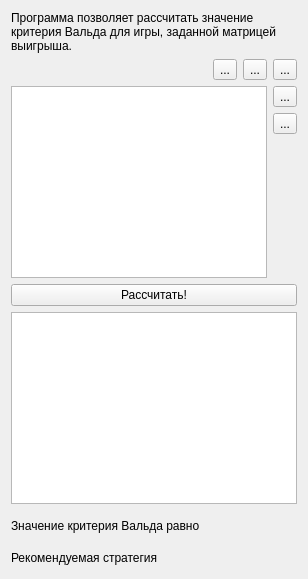
      <widget class="QWidget" name="tab_6">
       <attribute name="title">
        <string>Критерий Вальда</string>
       </attribute>
       <layout class="QVBoxLayout" name="verticalLayout_9">
        <item>
         <widget class="QLabel" name="label_10">
          <property name="text">
           <string>&lt;html&gt;&lt;head/&gt;&lt;body&gt;&lt;p&gt;Программа позволяет рассчитать значение критерия Вальда для игры, заданной матрицей выигрыша.&lt;/p&gt;&lt;/body&gt;&lt;/html&gt;</string>
          </property>
          <property name="wordWrap">
           <bool>true</bool>
          </property>
         </widget>
        </item>
        <item>
         <layout class="QGridLayout" name="gridLayout_6">
          <item row="0" column="2">
           <widget class="QToolButton" name="btn_remrow_6">
            <property name="text">
             <string>...</string>
            </property>
            <property name="icon">
             <iconset resource="program.qrc">
              <normaloff>:/icons/list-remove.png</normaloff>:/icons/list-remove.png</iconset>
            </property>
           </widget>
          </item>
          <item row="0" column="0">
           <spacer name="horizontalSpacer_6">
            <property name="orientation">
             <enum>Qt::Horizontal</enum>
            </property>
            <property name="sizeHint" stdset="0">
             <size>
              <width>40</width>
              <height>20</height>
             </size>
            </property>
           </spacer>
          </item>
          <item row="1" column="3">
           <widget class="QToolButton" name="btn_addcol_6">
            <property name="text">
             <string>...</string>
            </property>
            <property name="icon">
             <iconset resource="program.qrc">
              <normaloff>:/icons/list-add.png</normaloff>:/icons/list-add.png</iconset>
            </property>
           </widget>
          </item>
          <item row="0" column="1">
           <widget class="QToolButton" name="btn_addrow_6">
            <property name="text">
             <string>...</string>
            </property>
            <property name="icon">
             <iconset resource="program.qrc">
              <normaloff>:/icons/list-add.png</normaloff>:/icons/list-add.png</iconset>
            </property>
           </widget>
          </item>
          <item row="2" column="3">
           <widget class="QToolButton" name="btn_remcol_6">
            <property name="text">
             <string>...</string>
            </property>
            <property name="icon">
             <iconset resource="program.qrc">
              <normaloff>:/icons/list-remove.png</normaloff>:/icons/list-remove.png</iconset>
            </property>
           </widget>
          </item>
          <item row="3" column="3">
           <spacer name="verticalSpacer_6">
            <property name="orientation">
             <enum>Qt::Vertical</enum>
            </property>
            <property name="sizeHint" stdset="0">
             <size>
              <width>20</width>
              <height>40</height>
             </size>
            </property>
           </spacer>
          </item>
          <item row="1" column="0" rowspan="3" colspan="3">
           <widget class="QTableView" name="table_6"/>
          </item>
          <item row="0" column="3">
           <widget class="QToolButton" name="btn_rnd_6">
            <property name="text">
             <string>...</string>
            </property>
            <property name="icon">
             <iconset resource="program.qrc">
              <normaloff>:/icons/text-editor.png</normaloff>:/icons/text-editor.png</iconset>
            </property>
           </widget>
          </item>
         </layout>
        </item>
        <item>
         <widget class="QPushButton" name="calc_6">
          <property name="text">
           <string>Рассчитать!</string>
          </property>
         </widget>
        </item>
        <item>
         <widget class="QTextBrowser" name="textBrowser_6"/>
        </item>
        <item>
         <layout class="QHBoxLayout" name="horizontalLayout_5">
          <property name="topMargin">
           <number>6</number>
          </property>
          <item>
           <widget class="QLabel" name="label_9">
            <property name="text">
             <string>Значение критерия Вальда равно</string>
            </property>
           </widget>
          </item>
          <item>
           <spacer name="horizontalSpacer_13">
            <property name="orientation">
             <enum>Qt::Horizontal</enum>
            </property>
            <property name="sizeHint" stdset="0">
             <size>
              <width>40</width>
              <height>20</height>
             </size>
            </property>
           </spacer>
          </item>
          <item>
           <widget class="QLabel" name="res_6">
            <property name="text">
             <string/>
            </property>
           </widget>
          </item>
         </layout>
        </item>
        <item>
         <layout class="QHBoxLayout" name="horizontalLayout_17">
          <property name="topMargin">
           <number>6</number>
          </property>
          <item>
           <widget class="QLabel" name="label_29">
            <property name="text">
             <string>Рекомендуемая стратегия</string>
            </property>
           </widget>
          </item>
          <item>
           <spacer name="horizontalSpacer_19">
            <property name="orientation">
             <enum>Qt::Horizontal</enum>
            </property>
            <property name="sizeHint" stdset="0">
             <size>
              <width>40</width>
              <height>20</height>
             </size>
            </property>
           </spacer>
          </item>
          <item>
           <widget class="QLabel" name="str_6">
            <property name="text">
             <string/>
            </property>
           </widget>
          </item>
         </layout>
        </item>
       </layout>
      </widget>
